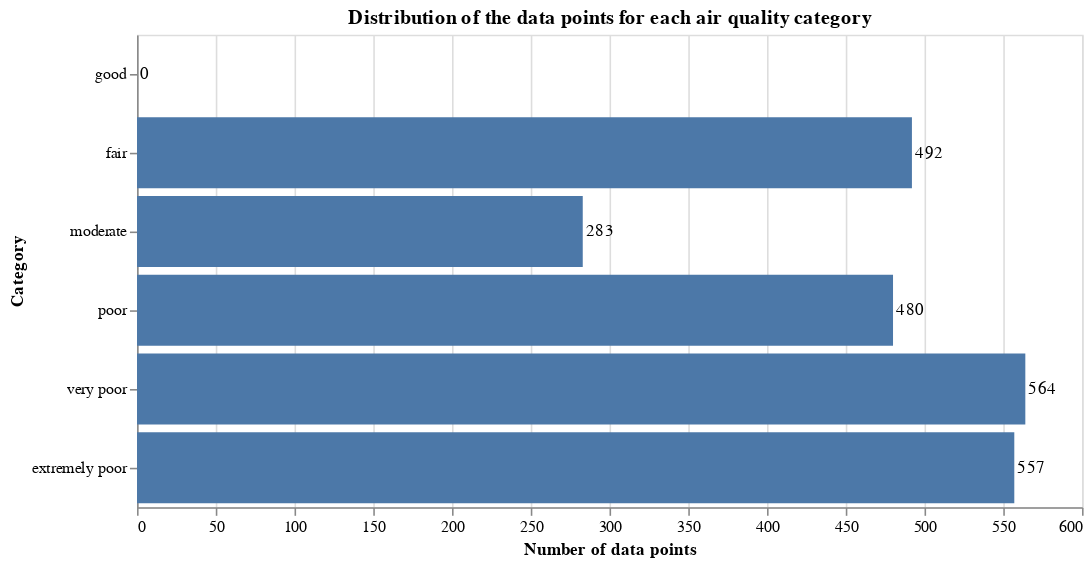

This figure's notebook cell:
### Code cell
dist_chart(count2)

### Figure 1 — Vega-Lite specification as saved in the notebook (floating-point values rounded to 4 significant figures)
{"config": {"view": {"continuousWidth": 400, "continuousHeight": 300}}, "layer": [{"mark": "bar"}, {"mark": {"type": "text", "align": "left", "dx": 2}, "encoding": {"text": {"field": "num_points", "type": "quantitative"}}}], "data": {"name": "data-0d8169a44711da3f2dee3326f0b35117"}, "encoding": {"x": {"field": "num_points", "type": "quantitative", "title": "Number of data points"}, "y": {"field": "category", "type": "nominal", "sort": null, "title": "Category"}}, "height": 300, "title": "Distribution of the data points for each air quality category", "width": 600, "$schema": "https://vega.github.io/schema/vega-lite/v4.17.0.json", "datasets": {"data-0d8169a44711da3f2dee3326f0b35117": [{"num_points": 0, "category": "good"}, {"num_points": 492, "category": "fair"}, {"num_points": 283, "category": "moderate"}, {"num_points": 480, "category": "poor"}, {"num_points": 564, "category": "very poor"}, {"num_points": 557, "category": "extremely poor"}]}}
